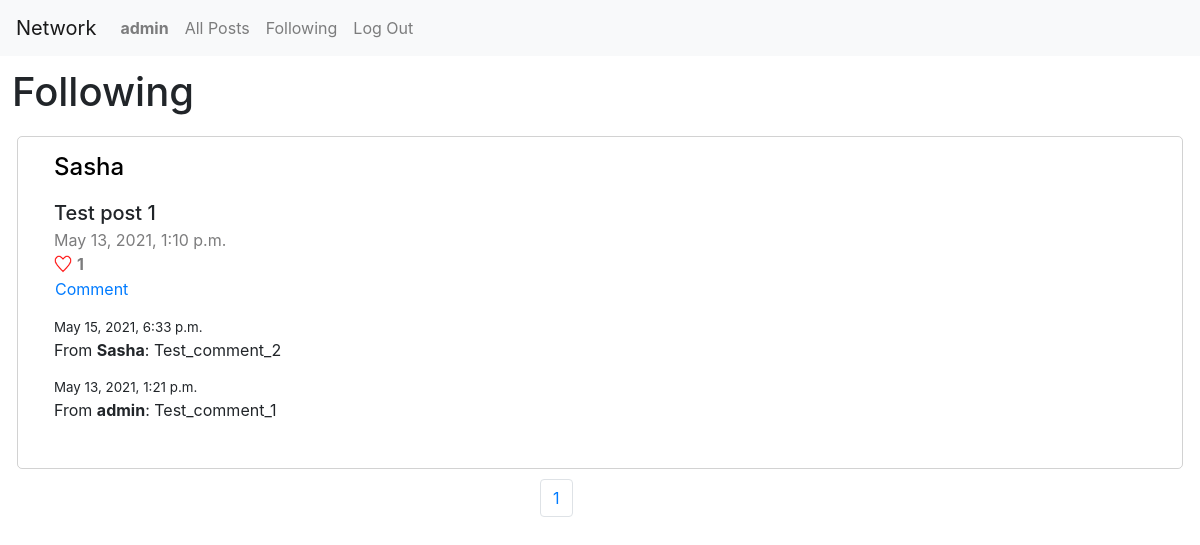
The page /following (signed in) on the database its author committed.
### network/models.py (models this page shows, shortened)
class User(AbstractUser):
    followers = models.ManyToManyField("self", blank=True, null=True, symmetrical=False, related_name='+')
    follow_to = models.ManyToManyField('self', blank=True, null=True, symmetrical=False, related_name='+')

class Post(models.Model):
    author = models.ForeignKey(User, on_delete=models.CASCADE, related_name="posted_posts") # need to bee filled (check)
    text = models.TextField(max_length=255)
    timestamp = models.DateTimeField(auto_now_add=True)
    likes = models.ManyToManyField(User, blank=True, null=True, related_name='liked_posts')

class Comment(models.Model):
    on_post = models.ForeignKey(Post, on_delete=models.CASCADE, related_name="comments")
    author = models.ForeignKey(User, on_delete=models.CASCADE, related_name="posted_comments") # need to bee filled (check)
    text = models.TextField(max_length=255)
    timestamp = models.DateTimeField(auto_now_add=True)
    likes = models.ManyToManyField(User, blank=True, null=True, related_name='liked_comments')

### network/views.py (the view)
# urls.py: path('following', views.following, name='following'),
@login_required(login_url='login')
def following(request):
    current_user = User.objects.get(pk=request.user.pk)
    follow_to = current_user.follow_to.all()
    unsorted_d = {}
    for i in follow_to:
        for post in i.posted_posts.all():
            try: unsorted_d[post.timestamp] = post
            except: continue # If two posts with identical timestamp
    d = dict(sorted(unsorted_d.items(), reverse=True))
    posts_no_likes_count = list(d.values())
    posts = []
    for post in posts_no_likes_count:
        likes_count = post.likes.all().count()
        liked_post = False
        post_comments = [comment for comment in post.comments.all().order_by('-timestamp')]
        if request.user in post.likes.all(): liked_post = True
        posts.append((post, likes_count, liked_post, post_comments))
    paginator = Paginator(posts, 10)
    page_number = request.GET.get('page')
    posts = paginator.get_page(page_number)
    return render(request, 'network/following.html', {'posts': posts})

### network/templates/network/following.html (shortened to what this page needs)
{% extends "network/layout.html" %}
{% load static %}
{% block body %}
    <h1 style="margin-bottom: 20px;">Following</h1>
    <div id="posts_view" class="post_view">
        {% if posts %}
            {% for post, likes_count, liked_post, post_comments in posts %}
                <div class="post_area" id="post_{{ post.pk }}" data-post_id="{{ post.pk }}">
                    <p><h4><a href="/user/{{ post.author.pk }}" style='color:black'>{{ post.author.username }}</a></h4></p>
                    <div id="edit_box_{{ post.pk }}">
                        <div class="lh-sm" id='post_text_{{ post.pk }}'>{{ post.text }}</div>
                    </div>
                    <div class="grey">{{ post.timestamp }}</div>
                    {% if liked_post %}
                        <div class="grey"><img style="vertical-align: -12%; margin-right: 5px;" src="{% static 'network/filled_hart.png' %}" alt="like" width="18px" style="margin-right: 3px;" class="hart" id='hart_{{ post.pk }}' data-post_id="{{ post.pk }}" data-liked="true" data-is_auth="{{ user.is_authenticated }}"><b id="likes_count_{{ post.pk }}">{{ likes_count }}</b></div>
                    {% else %}
                        <div class="grey"><img style="vertical-align: -12%; margin-right: 5px;" src="{% static 'network/empty_hart.png' %}" alt="like" width="18px" style="margin-right: 3px;" class="hart" id='hart_{{ post.pk }}' data-post_id="{{ post.pk }}" data-liked="false" data-is_auth="{{ user.is_authenticated }}"><b id="likes_count_{{ post.pk }}">{{ likes_count }}</b></div>
                    {% endif %}
                    <div class="btn btn-link" style="padding: 0%;" id="add_comment" data-post_id="{{ post.pk }}">Comment</div>
                    {% for comment in post_comments %}
                        <p id="comment_{{ comment.pk }}">
                            <div style="font-size: smaller;">{{ comment.timestamp }}</div>
                            <div>From <b>{{ comment.author.username }}</b>: {{ comment.text }}</div>
                        </p>
                    {% endfor %}
                </div>
            {% endfor %}
        {% endif %}
    </div>
    <nav aria-label="Page navigation example" style="margin: 10px; text-align: center; margin-left: 45%;">
        <ul class="pagination">
            <li class="page-item"><a class="page-link" href="#" name="page">{{ posts.number }}</a></li>
        </ul>
      </nav>
{% endblock %}

### network/templates/network/layout.html (shortened to what this page needs)
{% load static %}
<!DOCTYPE html>
<html lang="en">
    <head>
        <link rel="stylesheet" href="https://stackpath.bootstrapcdn.com/bootstrap/4.4.1/css/bootstrap.min.css">
        <link href="{% static 'network/styles.css' %}" rel="stylesheet">
    </head>
    <body>
        <nav class="navbar navbar-expand-lg navbar-light bg-light">
            <a class="navbar-brand" href="{% url 'index' %}">Network</a>
            <div>
              <ul class="navbar-nav mr-auto">
                {% if user.is_authenticated %}
                    <li class="nav-item">
                        <a class="nav-link" href="/user/{{ user.pk }}"><strong>{{ user.username }}</strong></a>
                    </li>
                {% endif %}
                <li class="nav-item">
                  <a class="nav-link" href="{% url 'index' %}">All Posts</a>
                </li>
                {% if user.is_authenticated %}
                    <li class="nav-item">
                        <a class="nav-link" href="{% url 'following' %}">Following</a>
                    </li>
                    <li class="nav-item">
                        <a class="nav-link" href="{% url 'logout' %}">Log Out</a>
                    </li>
                {% endif %}
              </ul>
            </div>
          </nav>
        <div class="body">
            {% block body %}
            {% endblock %}
        </div>
    </body>
</html>

### network/static/network/styles.css (style rules this page uses)
.body > h1 { margin: 12px; }
.post_area { border: 1px solid #7c7c7d57; border-radius: 5px; margin-top: 10px; margin-left: 17px; margin-right: 17px; padding-left: 3%; padding-right: 3%; padding-bottom: 2.5%; min-height: 216px; }
.lh-sm { font-size: 20px; font-weight: 500; }
.grey { color: #7c7c7d; }

### rows shown on the page
User: username "admin"
Post: author.username "Sasha", text "Test post 1", timestamp "May 13, 2021, 1:10 p.m.", likes_count "1"
Comment: timestamp "May 15, 2021, 6:33 p.m.", author.username "Sasha", text "Test_comment_2"
Comment: timestamp "May 13, 2021, 1:21 p.m.", author.username "admin", text "Test_comment_1"

### other values the page prints
{{ posts.number }} "1"
